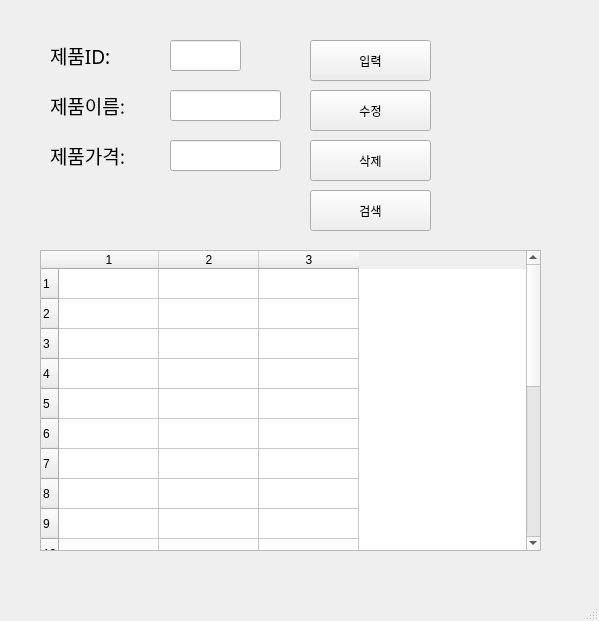
<?xml version="1.0" encoding="UTF-8"?>
<ui version="4.0">
 <class>MainWindow</class>
 <widget class="QMainWindow" name="MainWindow">
  <property name="geometry">
   <rect>
    <x>0</x>
    <y>0</y>
    <width>599</width>
    <height>621</height>
   </rect>
  </property>
  <property name="windowTitle">
   <string>MainWindow</string>
  </property>
  <widget class="QWidget" name="centralwidget">
   <widget class="QLabel" name="label">
    <property name="geometry">
     <rect>
      <x>50</x>
      <y>40</y>
      <width>91</width>
      <height>31</height>
     </rect>
    </property>
    <property name="font">
     <font>
      <family>맑은 고딕</family>
      <pointsize>14</pointsize>
     </font>
    </property>
    <property name="text">
     <string>제품ID:</string>
    </property>
   </widget>
   <widget class="QLabel" name="label_2">
    <property name="geometry">
     <rect>
      <x>50</x>
      <y>90</y>
      <width>111</width>
      <height>31</height>
     </rect>
    </property>
    <property name="font">
     <font>
      <family>맑은 고딕</family>
      <pointsize>14</pointsize>
     </font>
    </property>
    <property name="text">
     <string>제품이름:</string>
    </property>
   </widget>
   <widget class="QLabel" name="label_3">
    <property name="geometry">
     <rect>
      <x>50</x>
      <y>140</y>
      <width>101</width>
      <height>31</height>
     </rect>
    </property>
    <property name="font">
     <font>
      <family>맑은 고딕</family>
      <pointsize>14</pointsize>
     </font>
    </property>
    <property name="text">
     <string>제품가격:</string>
    </property>
   </widget>
   <widget class="QLineEdit" name="prodID">
    <property name="geometry">
     <rect>
      <x>170</x>
      <y>40</y>
      <width>71</width>
      <height>31</height>
     </rect>
    </property>
   </widget>
   <widget class="QLineEdit" name="prodName">
    <property name="geometry">
     <rect>
      <x>170</x>
      <y>90</y>
      <width>111</width>
      <height>31</height>
     </rect>
    </property>
   </widget>
   <widget class="QLineEdit" name="prodPrice">
    <property name="geometry">
     <rect>
      <x>170</x>
      <y>140</y>
      <width>111</width>
      <height>31</height>
     </rect>
    </property>
   </widget>
   <widget class="QPushButton" name="pushButton">
    <property name="geometry">
     <rect>
      <x>310</x>
      <y>40</y>
      <width>121</width>
      <height>41</height>
     </rect>
    </property>
    <property name="text">
     <string>입력</string>
    </property>
   </widget>
   <widget class="QPushButton" name="pushButton_2">
    <property name="geometry">
     <rect>
      <x>310</x>
      <y>90</y>
      <width>121</width>
      <height>41</height>
     </rect>
    </property>
    <property name="text">
     <string>수정</string>
    </property>
   </widget>
   <widget class="QPushButton" name="pushButton_3">
    <property name="geometry">
     <rect>
      <x>310</x>
      <y>140</y>
      <width>121</width>
      <height>41</height>
     </rect>
    </property>
    <property name="text">
     <string>삭제</string>
    </property>
   </widget>
   <widget class="QPushButton" name="pushButton_4">
    <property name="geometry">
     <rect>
      <x>310</x>
      <y>190</y>
      <width>121</width>
      <height>41</height>
     </rect>
    </property>
    <property name="text">
     <string>검색</string>
    </property>
   </widget>
   <widget class="QTableWidget" name="tableWidget">
    <property name="geometry">
     <rect>
      <x>40</x>
      <y>250</y>
      <width>501</width>
      <height>301</height>
     </rect>
    </property>
    <property name="rowCount">
     <number>20</number>
    </property>
    <property name="columnCount">
     <number>3</number>
    </property>
    <row/>
    <row/>
    <row/>
    <row/>
    <row/>
    <row/>
    <row/>
    <row/>
    <row/>
    <row/>
    <row/>
    <row/>
    <row/>
    <row/>
    <row/>
    <row/>
    <row/>
    <row/>
    <row/>
    <row/>
    <column/>
    <column/>
    <column/>
   </widget>
  </widget>
  <widget class="QMenuBar" name="menubar">
   <property name="geometry">
    <rect>
     <x>0</x>
     <y>0</y>
     <width>599</width>
     <height>26</height>
    </rect>
   </property>
  </widget>
  <widget class="QStatusBar" name="statusbar"/>
 </widget>
 <resources/>
 <connections>
  <connection>
   <sender>pushButton</sender>
   <signal>clicked()</signal>
   <receiver>MainWindow</receiver>
   <slot>addProduct()</slot>
   <hints>
    <hint type="sourcelabel">
     <x>394</x>
     <y>72</y>
    </hint>
    <hint type="destinationlabel">
     <x>470</x>
     <y>95</y>
    </hint>
   </hints>
  </connection>
  <connection>
   <sender>pushButton_2</sender>
   <signal>clicked()</signal>
   <receiver>MainWindow</receiver>
   <slot>updateProduct()</slot>
   <hints>
    <hint type="sourcelabel">
     <x>418</x>
     <y>129</y>
    </hint>
    <hint type="destinationlabel">
     <x>470</x>
     <y>136</y>
    </hint>
   </hints>
  </connection>
  <connection>
   <sender>pushButton_3</sender>
   <signal>clicked()</signal>
   <receiver>MainWindow</receiver>
   <slot>removeProduct()</slot>
   <hints>
    <hint type="sourcelabel">
     <x>409</x>
     <y>175</y>
    </hint>
    <hint type="destinationlabel">
     <x>469</x>
     <y>183</y>
    </hint>
   </hints>
  </connection>
  <connection>
   <sender>pushButton_4</sender>
   <signal>clicked()</signal>
   <receiver>MainWindow</receiver>
   <slot>getProduct()</slot>
   <hints>
    <hint type="sourcelabel">
     <x>406</x>
     <y>219</y>
    </hint>
    <hint type="destinationlabel">
     <x>471</x>
     <y>229</y>
    </hint>
   </hints>
  </connection>
 </connections>
 <slots>
  <slot>addProduct()</slot>
  <slot>updateProduct()</slot>
  <slot>removeProduct()</slot>
  <slot>getProduct()</slot>
 </slots>
</ui>
